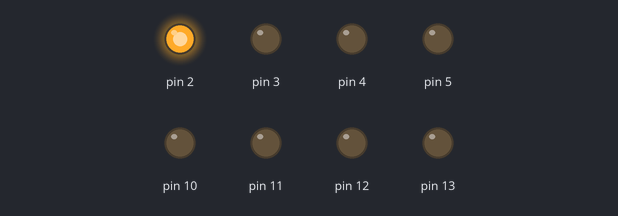
This sketch was run on a simulated Arduino Uno, built with avr-gcc and run on an emulated ATmega328P. Parts: output pins drawn as LEDs (lit = HIGH).

Above: at 0.05 s.
At 0.85 s:
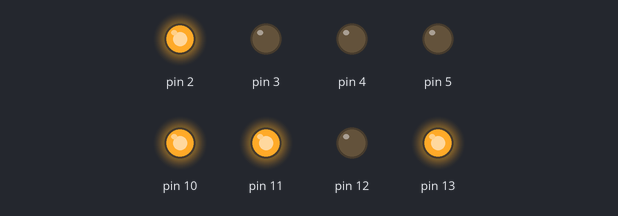
At 1.65 s:
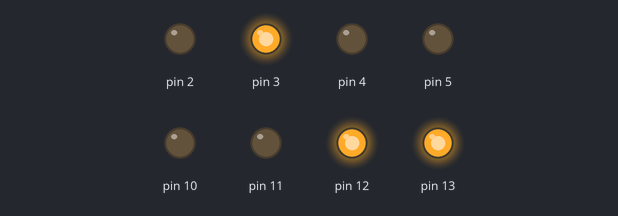
At 3.35 s:
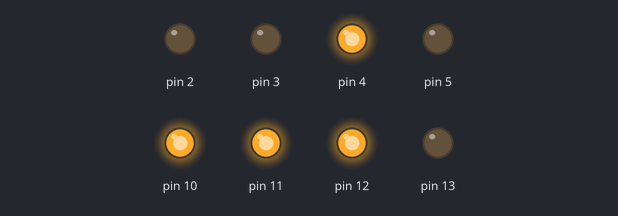
At 4.95 s:
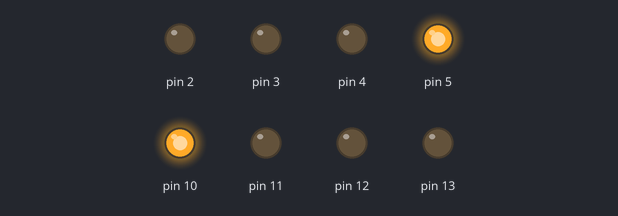
At 6.65 s:
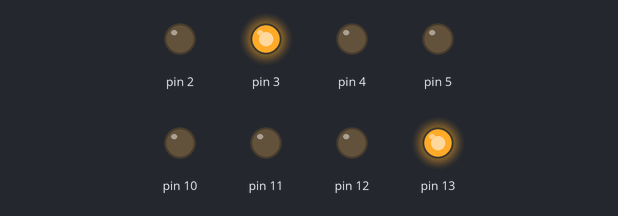
Timing chart, 0 to 7.0 s (numbered marks = the images above):
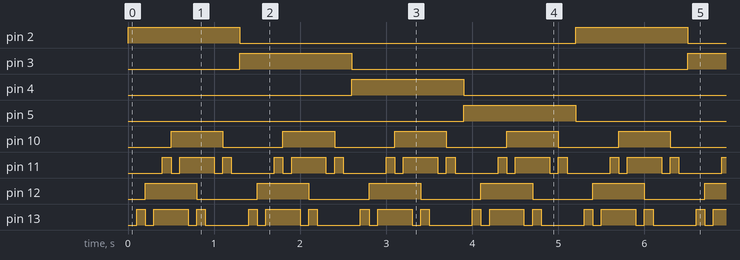

The sketch:

rotation_layer_by_layer.ino
```cpp
int i;
int d1 = 1;
int d2 = 100;

void setup() {
  // initialize the digital pin as an output.
  pinMode(13, OUTPUT);
  pinMode(12, OUTPUT);
  pinMode(11, OUTPUT);
  pinMode(10, OUTPUT);

  pinMode(2, OUTPUT);
  pinMode(3, OUTPUT);
  pinMode(4, OUTPUT);
  pinMode(5, OUTPUT);
}

// the loop routine runs over and over again forever:
void loop() {
  for(i=1;i<5;i++){
led(i,1);
delay(d2);
led(i,2);
delay(d2);
led(i,3);
delay(d2);
led(i,4);
delay(d2);
led(i,8);
delay(d2);
led(i,12);
delay(d2);
led(i,16);
delay(d2);
led(i,15);
delay(d2);
led(i,14);
delay(d2);
led(i,13);
delay(d2);
led(i,9);
delay(d2);
led(i,5);
delay(d2);
led(i,1);
delay(d2);

  }
}

int led(int layer,int num)
{

// SWITCHING LED
switch(num)
{
case 1:
digitalWrite(13, LOW);
digitalWrite(12, LOW);
digitalWrite(11, LOW);
digitalWrite(10, LOW);
break;

case 2:
digitalWrite(13, HIGH);
digitalWrite(12, LOW);
digitalWrite(11, LOW);
digitalWrite(10, LOW);
break;

case 3:
digitalWrite(13, LOW);
digitalWrite(12, HIGH);
digitalWrite(11, LOW);
digitalWrite(10, LOW);
break;

case 4:
digitalWrite(13, HIGH);
digitalWrite(12, HIGH);
digitalWrite(11, LOW);
digitalWrite(10, LOW);
break;

case 5:
digitalWrite(13, LOW);
digitalWrite(12, LOW);
digitalWrite(11, HIGH);
digitalWrite(10, LOW);
break;

case 6:
digitalWrite(13, HIGH);
digitalWrite(12, LOW);
digitalWrite(11, HIGH);
digitalWrite(10, LOW);
break;

case 7:
digitalWrite(13, LOW);
digitalWrite(12, HIGH);
digitalWrite(11, HIGH);
digitalWrite(10, LOW);
break;

case 8:
digitalWrite(13, HIGH);
digitalWrite(12, HIGH);
digitalWrite(11, HIGH);
digitalWrite(10, LOW);
break;

case 9:
digitalWrite(13, LOW);
digitalWrite(12, LOW);
digitalWrite(11, LOW);
digitalWrite(10, HIGH);
break;

case 10:
digitalWrite(13, HIGH);
digitalWrite(12, LOW);
digitalWrite(11, LOW);
digitalWrite(10, HIGH);
break;

case 11:
digitalWrite(13, LOW);
digitalWrite(12, HIGH);
digitalWrite(11, LOW);
digitalWrite(10, HIGH);
break;

case 12:
digitalWrite(13, HIGH);
digitalWrite(12, HIGH);
digitalWrite(11, LOW);
digitalWrite(10, HIGH);
break;

case 13:
digitalWrite(13, LOW);
digitalWrite(12, LOW);
digitalWrite(11, HIGH);
digitalWrite(10, HIGH);
break;

case 14:
digitalWrite(13, HIGH);
digitalWrite(12, LOW);
digitalWrite(11, HIGH);
digitalWrite(10, HIGH);
break;

case 15:
digitalWrite(13, LOW);
digitalWrite(12, HIGH);
digitalWrite(11, HIGH);
digitalWrite(10, HIGH);
break;

case 16:
digitalWrite(13, HIGH);
digitalWrite(12, HIGH);
digitalWrite(11, HIGH);
digitalWrite(10, HIGH);
break;
}

switch(layer)
{
case 0:
digitalWrite(2, LOW);
digitalWrite(3, LOW);
digitalWrite(4, LOW);
digitalWrite(5, LOW);
break;

case 1:
digitalWrite(2, HIGH);
digitalWrite(3, LOW);
digitalWrite(4, LOW);
digitalWrite(5, LOW);
break;

case 2:
digitalWrite(2, LOW);
digitalWrite(3, HIGH);
digitalWrite(4, LOW);
digitalWrite(5, LOW);
break;

case 3:
digitalWrite(2, LOW);
digitalWrite(3, LOW);
digitalWrite(4, HIGH);
digitalWrite(5, LOW);
break;

case 4:
digitalWrite(2, LOW);
digitalWrite(3, LOW);
digitalWrite(4, LOW);
digitalWrite(5, HIGH);
break;

}

}
```

Measured:
- by itself, pin 2–5: alternates HIGH for 1.3 s and LOW for 3.9 s
- by itself, pin 10, pin 12: alternates HIGH for 0.60 s and LOW for 0.70 s
- by itself, pin 11, pin 13: repeats every 1.3 s: LOW 0.10 s, HIGH 0.40 s, LOW 0.10 s, HIGH 0.10 s, LOW 0.50 s, HIGH 0.10 s
